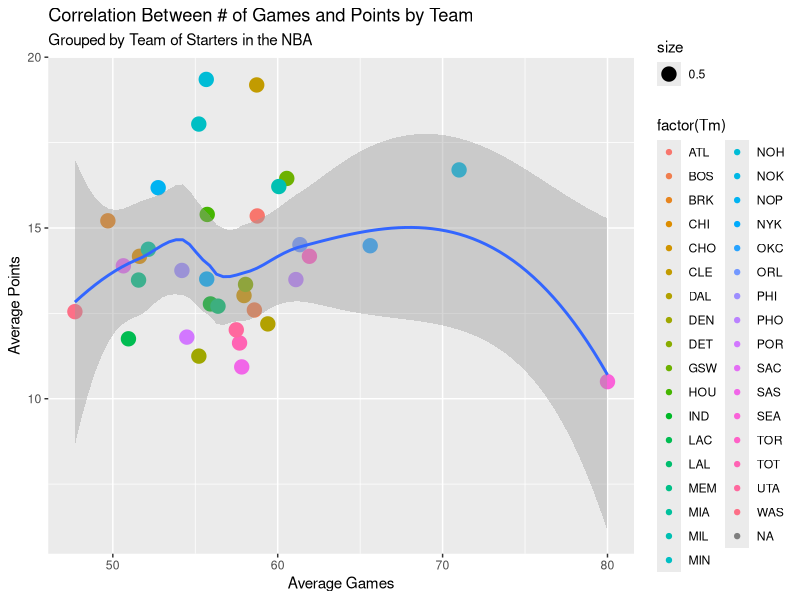

The R script that drew this image:
# Chart 1
# INFO 201 AF
# Code Name:BBB
# Jason Lim

# Purpose of Chart 1:
# The purpose of this dot plot is to demonstrate the relationship between
# the number of games and points scored by each team in the NBA. As it's 
# hard to show all data points, which is approximately over 750 data points, the 
# new data frame is grouped by team which makes it easier to plot. Also,
# by grouping the players by team, we are able to see the differences among these teams. 


# Observation & Insights:
# From this visualization, we have come to a conclusion that the more games the
# players played, less average points were recorded. Looking at the maximum
# of the smooth line from the plot, the highest points were observed around 
# 55 games and 68 games. However, as the number of average games increase, there was
# somewhat rapid decrease towards the total number of games in one season. 


library(ggplot2)
library(tidyverse)
NBA <- read.csv("../data/nba_final_dataframe.csv", header = TRUE, stringsAsFactors = FALSE)

# Data frame with mean value of games played and points by Team
nba <- NBA %>%
  group_by(Tm) %>%
  summarize(games = mean(G), points = mean(PTS))

# (dot plot)
chart_1 <- ggplot(nba, aes(x = games, y = points)) + 
      geom_point(aes(colour = factor(Tm), size = 0.5)) + 
      geom_smooth() + 
      labs(
        x = "Average Games",
        y = "Average Points",
        title = "Correlation Between # of Games and Points by Team",
        subtitle = "Grouped by Team of Starters in the NBA"
      )

# Visualization
chart_1

